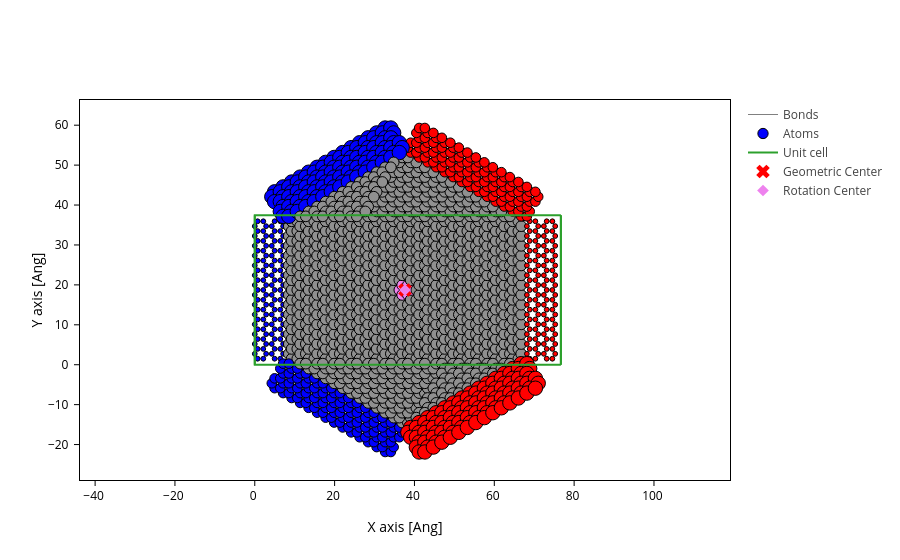

The notebook cell this image was saved under:
### Markdown cell above
# Convergence for device: Reduced structure (3 arms)

### Code cell
l = 2
i = 6
LWC = infer_centersize(l, i)
electrode, ribbon, device, DATA = load_datastructure(LWC=LWC)
energies, ldos, lr_idx = DATA["energies"], DATA["ldos"], DATA["lr_idx"]

Nk, NE, Na = ldos.shape # number of k-points, energy values, and atoms for device
atoms_style = mark_electrode(lr_idx)

plot_with_center(device, atoms_style=atoms_style)

### Figure 1 — Plotly figure (JSON) as saved in the notebook; plotly's stock layout.template omitted (floating-point values rounded to 4 significant figures; data arrays with more than 128 entries replaced by an {"elided": "..."} marker saying what was removed)
{"data": [{"line": {"color": "gray", "width": 1}, "meta": {}, "mode": "lines", "name": "Bonds", "opacity": 1, "type": "scatter", "x": {"elided": "57708 float values"}, "y": {"elided": "57708 float values"}}, {"marker": {"color": {"elided": "1872 str values"}, "line": {"color": "black", "width": 1}, "opacity": 1, "size": {"elided": "1872 float values"}}, "meta": {}, "mode": "markers", "name": "Atoms", "opacity": 1, "type": "scatter", "x": {"elided": "1872 float values"}, "y": {"elided": "1872 float values"}}, {"meta": {}, "mode": "lines", "name": "Unit cell", "type": "scatter", "x": [0.0, 0.0, 76.68, 76.68, 0.0, 0.0, NaN, 0.0, 0.0, 0.0, 76.68, 76.68, 0.0, NaN, 76.68, 76.68, NaN, 76.68, 76.68], "y": [0.0, 37.43, 37.43, 37.43, 37.43, 37.43, NaN, 37.43, 0.0, 0.0, 0.0, 0.0, 0.0, NaN, 37.43, 0.0, NaN, 37.43, 0.0]}, {"marker": {"color": "red", "size": 12, "symbol": "x"}, "mode": "markers", "name": "Geometric Center", "type": "scatter", "x": [37.63], "y": [18.72]}, {"marker": {"color": "violet", "size": 9, "symbol": "diamond"}, "mode": "markers", "name": "Rotation Center", "type": "scatter", "x": [37.63], "y": [18.72]}], "layout": {"scene": {"aspectmode": "data", "xaxis": {"title": {"text": "X axis [Ang]"}}, "yaxis": {"title": {"text": "Y axis [Ang]"}}}, "xaxis": {"scaleanchor": "y", "scaleratio": 1, "title": {"text": "X axis [Ang]"}}, "yaxis": {"title": {"text": "Y axis [Ang]"}}}}
